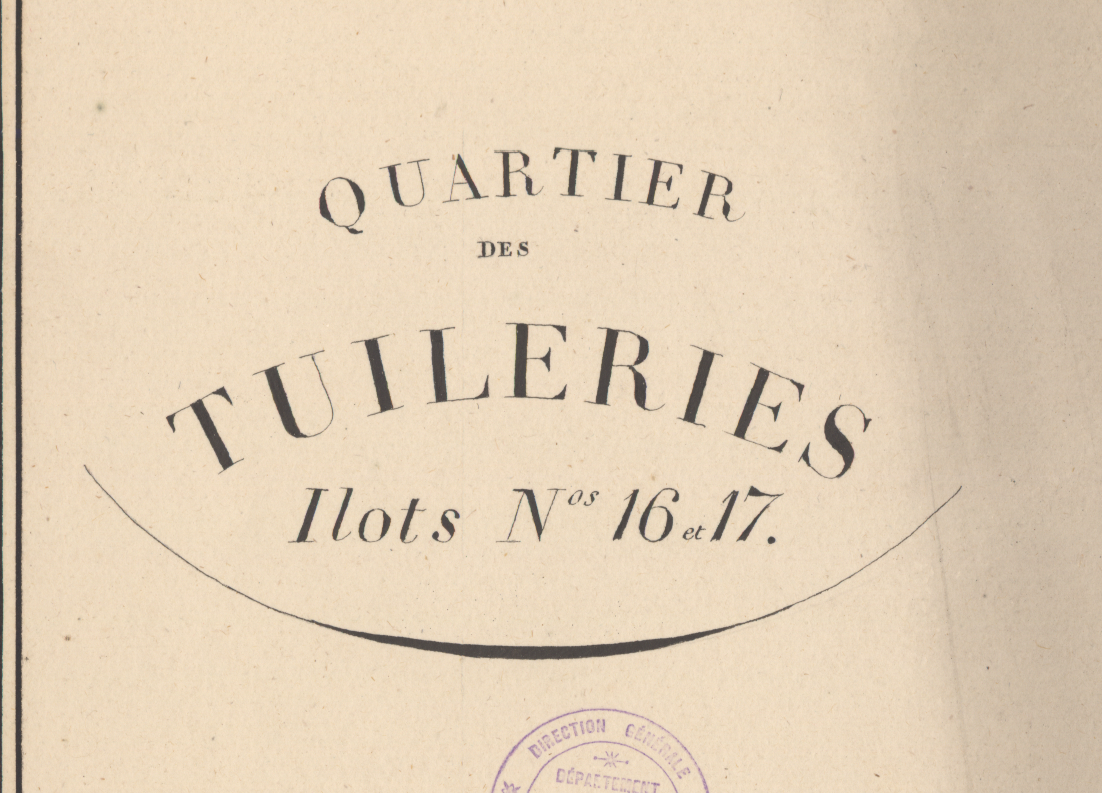
#> input picture SHARED_DigitalForensics/Labworks/LabWork_3/cadastre1.png, 1102 x 793 px
$ python text_extraction.py
#> lines starting #> are read from the running program, lines starting #| are printed output that depends on the picture
import cv2 as cv
import numpy as np
img = cv.imread('../SHARED_DigitalForensics/Labworks/LabWork_3/cadastre1.png',0)
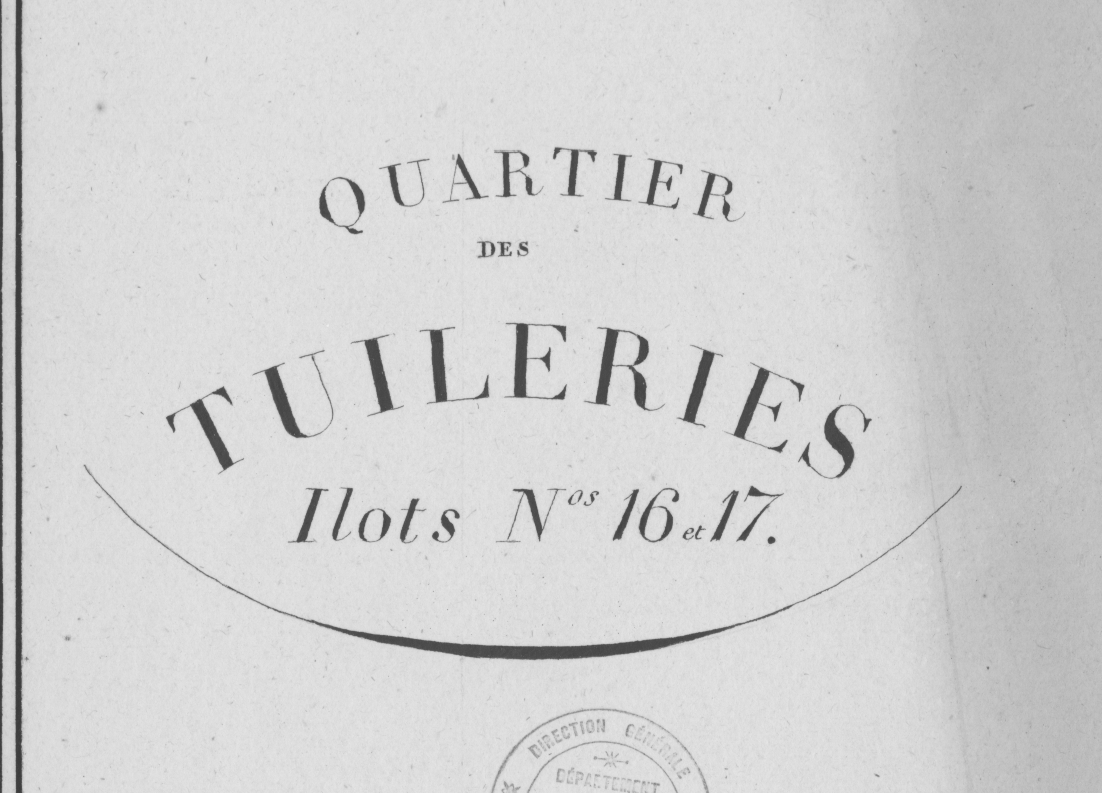
#> img: shape (793, 1102); min 56, max 237, mean 209.4
kernel = np.ones((5,5),np.uint8)
#> (the run stopped early here; a loop or call above may not have finished)
